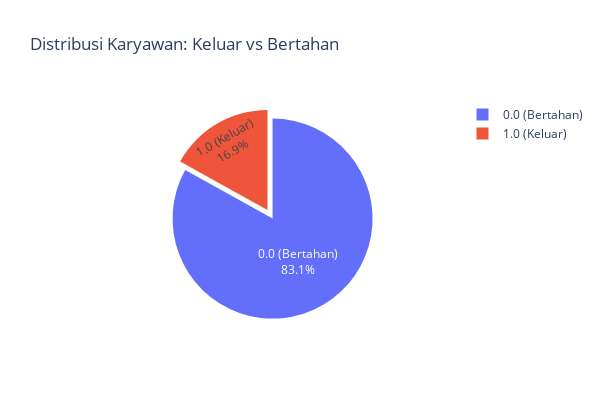

This figure's notebook cell:
### Code cell
fig = go.Figure(data=[go.Pie(labels=['0.0 (Bertahan)', '1.0 (Keluar)'], values=attr_counts, pull=[0.1, 0], textinfo='percent+label',)])
fig.update_layout(title='Distribusi Karyawan: Keluar vs Bertahan', height=400, width=600)
fig.show()

### Figure 1 — Plotly figure (JSON) as saved in the notebook; plotly's stock layout.template omitted (floating-point values rounded to 4 significant figures)
{"data": [{"labels": ["0.0 (Bertahan)", "1.0 (Keluar)"], "pull": [0.1, 0], "textinfo": "percent+label", "type": "pie", "values": [879, 179]}], "layout": {"height": 400, "title": {"text": "Distribusi Karyawan: Keluar vs Bertahan"}, "width": 600}}
